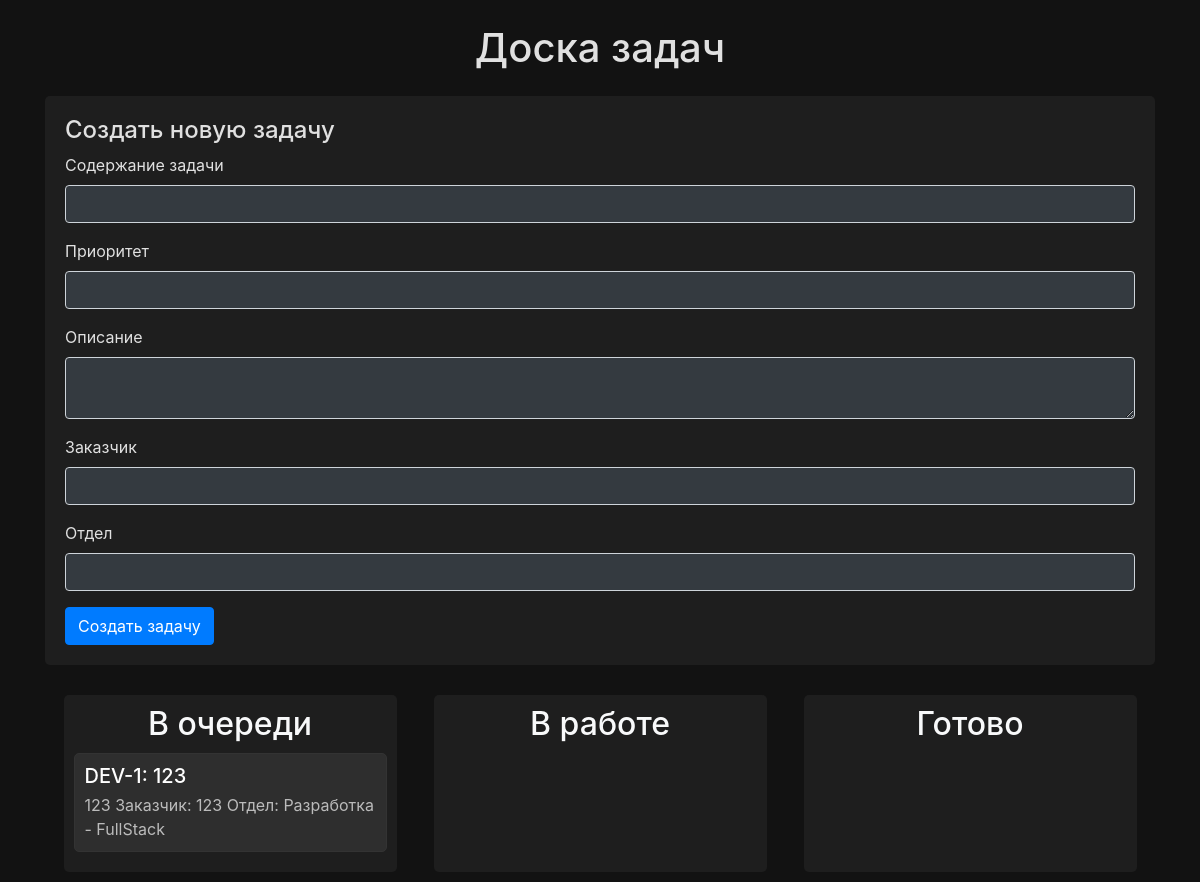
The page /task_board on the database its author committed.
### main.py (models this page shows, shortened)
class Task(db.Model):
    id = db.Column(db.Integer, primary_key=True)
    task_id = db.Column(db.String(80), unique=True, nullable=False)
    content = db.Column(db.String(200), nullable=False)
    priority = db.Column(db.Integer, nullable=False)
    description = db.Column(db.String(500), nullable=False)
    project_id = db.Column(db.Integer, nullable=False)
    section_id = db.Column(db.Integer, nullable=False)

### main.py (the view)
@app.route('/task_board')
def task_board():
    try:
        tasks = Task.query.all()
        section_status_mapping = {
            155860104: 'В очереди',
            155859386: 'В работе',
            138005323: 'Готово'
        }
        tasks_by_section = {
            'В очереди': [],
            'В работе': [],
            'Готово': []
        }
        for task in tasks:
            status = section_status_mapping.get(task.section_id, 'Статус неизвестен')
            if status in tasks_by_section:
                tasks_by_section[status].append(task)
        return render_template('task_board.html', tasks_by_section=tasks_by_section)
    except Exception as error:
        print("Error fetching tasks:", error)
        return jsonify({"error": str(error)})

### templates/task_board.html (shortened to what this page needs)
<!DOCTYPE html>
<html lang="ru">
<head>
    <link rel="stylesheet" href="https://maxcdn.bootstrapcdn.com/bootstrap/4.5.2/css/bootstrap.min.css">
</head>
<body>
    <div class="container">
        <h1 class="text-center my-4">Доска задач</h1>
        <div class="task-form">
            <h4>Создать новую задачу</h4>
            <form id="taskForm">
                <div class="form-group">
                    <label for="task_content">Содержание задачи</label>
                    <input type="text" class="form-control bg-dark text-light" id="task_content" required>
                </div>
                <div class="form-group">
                    <label for="priority">Приоритет</label>
                    <input type="text" class="form-control bg-dark text-light" id="priority" required>
                </div>
                <div class="form-group">
                    <label for="description">Описание</label>
                    <textarea class="form-control bg-dark text-light" id="description" required></textarea>
                </div>
                <div class="form-group">
                    <label for="customer">Заказчик</label>
                    <input type="text" class="form-control bg-dark text-light" id="customer" required>
                </div>
                <div class="form-group">
                    <label for="department">Отдел</label>
                    <input type="text" class="form-control bg-dark text-light" id="department" required>
                </div>
                <button type="submit" class="btn btn-primary">Создать задачу</button>
            </form>
        </div>
        <div class="task-board">
            <div class="column" id="queue">
                <h2 class="text-center text-light">В очереди</h2>
                {% for task in tasks_by_section['В очереди'] %}
                <div class="task" data-id="{{ task.task_id }}">
                    <h5>{{ task.content }}</h5>
                    <p>{{ task.description }}</p>
                </div>
                {% endfor %}
            </div>
            <div class="column" id="in-progress">
                <h2 class="text-center text-light">В работе</h2>
            </div>
            <div class="column" id="done">
                <h2 class="text-center text-light">Готово</h2>
            </div>
        </div>
    </div>
</body>
</html>

### templates/task_board.html (style rules this page uses)
body { background-color: #121212; color: #e0e0e0; }
.column { width: 30%; display: inline-block; vertical-align: top; margin: 10px; padding: 10px; background-color: #1e1e1e; border-radius: 5px; }
.task { border: 1px solid #333; padding: 10px; margin: 10px 0; background-color: #2e2e2e; border-radius: 5px; }
.task h5 { margin: 0; color: #fff; }
.task p { margin: 5px 0 0; color: #bbb; }
.task-board { display: flex; justify-content: space-around; }
.task-form { margin-bottom: 20px; background-color: #1e1e1e; padding: 20px; border-radius: 5px; }

### rows shown on the page
Task: content "DEV-1: 123", description "123 Заказчик: 123 Отдел: Разработка - FullStack"
